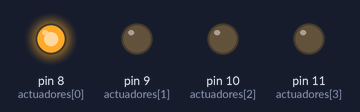
Bench run of a sketch on a simulated Arduino Uno, built with avr-gcc and run on an emulated ATmega328P. On the bench: output pins drawn as LEDs (lit = HIGH).

Above: at 0.05 s.
At 0.25 s:
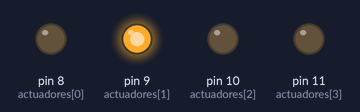
At 0.65 s:
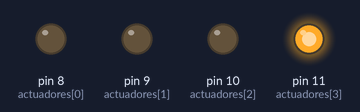
At 1.35 s:
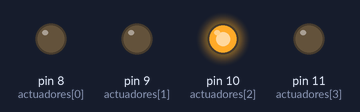
At 2.6 s:
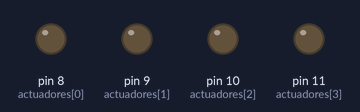
Timing chart, 0 to 3.0 s (numbered marks = the images above):
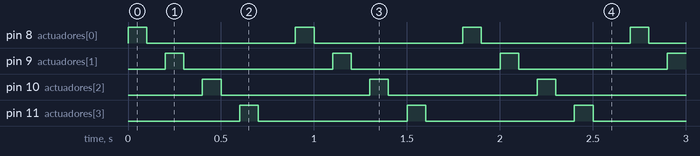

The sketch:

p9.ino
```cpp
int actuadores[] = {8, 9, 10, 11};

void setup() {
  for (int i = 0; i < 4; i++) {
    pinMode(actuadores[i], OUTPUT);
  }
}

void loop() {
  for (int i = 0; i < 4; i++) {
    digitalWrite(actuadores[i], HIGH);
    delay(100);
    digitalWrite(actuadores[i], LOW);
    delay(100);
  }
  delay(100);
}
```

Measured:
- by itself, pin 8 (actuadores[0]), pin 9 (actuadores[1]), pin 10 (actuadores[2]), pin 11 (actuadores[3]): alternates HIGH for 0.10 s and LOW for 0.80 s
